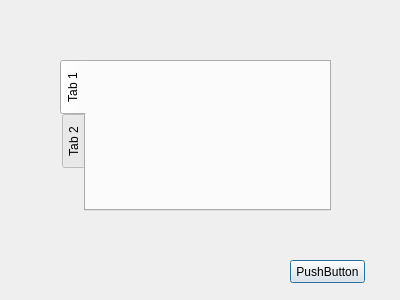
<?xml version="1.0" encoding="UTF-8"?>
<ui version="4.0">
 <class>MainDialog</class>
 <widget class="QDialog" name="MainDialog">
  <property name="geometry">
   <rect>
    <x>0</x>
    <y>0</y>
    <width>400</width>
    <height>300</height>
   </rect>
  </property>
  <property name="windowTitle">
   <string>Dialog</string>
  </property>
  <widget class="QTabWidget" name="tabWidget">
   <property name="geometry">
    <rect>
     <x>60</x>
     <y>60</y>
     <width>271</width>
     <height>151</height>
    </rect>
   </property>
   <property name="tabPosition">
    <enum>QTabWidget::West</enum>
   </property>
   <widget class="QWidget" name="tab">
    <property name="styleSheet">
     <string notr="true"/>
    </property>
    <attribute name="title">
     <string>Tab 1</string>
    </attribute>
   </widget>
   <widget class="QWidget" name="tab_2">
    <attribute name="title">
     <string>Tab 2</string>
    </attribute>
   </widget>
  </widget>
  <widget class="QPushButton" name="pushButton">
   <property name="geometry">
    <rect>
     <x>290</x>
     <y>260</y>
     <width>75</width>
     <height>23</height>
    </rect>
   </property>
   <property name="text">
    <string>PushButton</string>
   </property>
  </widget>
 </widget>
 <resources/>
 <connections/>
</ui>
